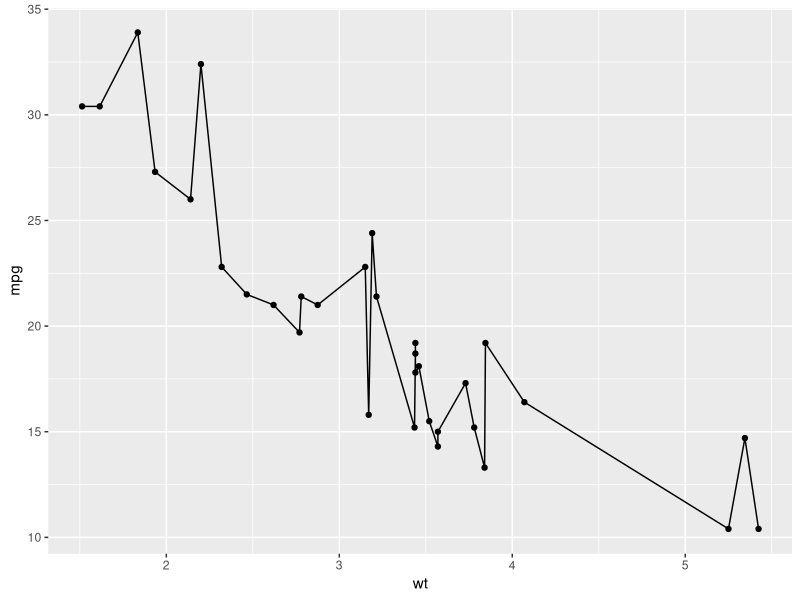

The R script that drew this image: (Note: this script raises an error after producing the figure.)
## ---- chunk 1
# geom_point examples
library(ggplot2)
p <- ggplot(mtcars, aes(wt, mpg))
p + geom_point() + geom_line()
p + geom_pointline()
p + geom_pointline(linecolour='brown')
p + geom_pointpath()

## ---- chunk 2
# Add aesthetic mappings
p + geom_pointline(aes(colour = factor(cyl)))
# Using linecolour preserved groups.
p + geom_pointline(aes(colour = factor(cyl)), linecolour='brown')
## If you want to combine the pretty lines of pointline that do *not* respect
## grouping (or order), combine several layers with geom_point on top:
p + geom_pointline() + geom_point(aes(colour=factor(cyl)))
#
## ---- chunk 3
# Change scales
p + geom_pointline(aes(colour = cyl)) + scale_colour_gradient(low = "blue")
p + geom_pointline(aes(colour = cyl), linecolour='black') + scale_colour_gradient(low = "blue")
p + geom_pointline(aes(shape = factor(cyl))) + scale_shape(solid = FALSE)
## ---- chunk 4

ggplot(mtcars, aes(wt, mpg)) +
geom_pointline(shape = 21, colour = "black", fill = "white",
size = 5, stroke = 5, distance = unit(10, 'pt'))
## ---- chunk 5
## Another example
df <- data.frame(x=rep(c('orange','apple','pear'), each=3),
b=rep(c('red','green','purple'), times=3), y=runif(9))
ggplot(df, aes(x=x, y=y, colour=b, group=b)) +
geom_pointline(linesize=1, size=2, distance=6) + theme_bw()
# geom_pointline() is suitable for time series
ggplot(economics, aes(date, unemploy)) + geom_pointline()
ggplot(economics_long, aes(date, value01, colour = variable)) +
geom_pointline()
